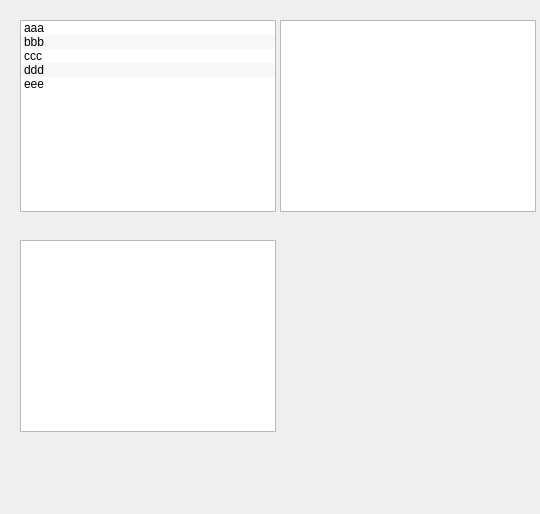
<?xml version="1.0" encoding="UTF-8"?>
<ui version="4.0">
 <class>Form2</class>
 <widget class="QWidget" name="Form2">
  <property name="geometry">
   <rect>
    <x>0</x>
    <y>0</y>
    <width>540</width>
    <height>514</height>
   </rect>
  </property>
  <property name="windowTitle">
   <string>Form</string>
  </property>
  <widget class="QListWidget" name="lw1">
   <property name="geometry">
    <rect>
     <x>20</x>
     <y>20</y>
     <width>256</width>
     <height>192</height>
    </rect>
   </property>
   <property name="dragDropMode">
    <enum>QAbstractItemView::DragDrop</enum>
   </property>
   <property name="defaultDropAction">
    <enum>Qt::MoveAction</enum>
   </property>
   <property name="alternatingRowColors">
    <bool>true</bool>
   </property>
   <property name="selectionMode">
    <enum>QAbstractItemView::ExtendedSelection</enum>
   </property>
   <item>
    <property name="text">
     <string>aaa</string>
    </property>
   </item>
   <item>
    <property name="text">
     <string>bbb</string>
    </property>
   </item>
   <item>
    <property name="text">
     <string>ccc</string>
    </property>
   </item>
   <item>
    <property name="text">
     <string>ddd</string>
    </property>
   </item>
   <item>
    <property name="text">
     <string>eee</string>
    </property>
   </item>
  </widget>
  <widget class="QListView" name="lv1">
   <property name="geometry">
    <rect>
     <x>20</x>
     <y>240</y>
     <width>256</width>
     <height>192</height>
    </rect>
   </property>
   <property name="dragEnabled">
    <bool>false</bool>
   </property>
   <property name="dragDropMode">
    <enum>QAbstractItemView::DragDrop</enum>
   </property>
   <property name="defaultDropAction">
    <enum>Qt::MoveAction</enum>
   </property>
   <property name="alternatingRowColors">
    <bool>true</bool>
   </property>
   <property name="selectionMode">
    <enum>QAbstractItemView::ExtendedSelection</enum>
   </property>
  </widget>
  <widget class="QListWidget" name="lw2">
   <property name="geometry">
    <rect>
     <x>280</x>
     <y>20</y>
     <width>256</width>
     <height>192</height>
    </rect>
   </property>
   <property name="dragDropMode">
    <enum>QAbstractItemView::DragDrop</enum>
   </property>
   <property name="alternatingRowColors">
    <bool>true</bool>
   </property>
   <property name="selectionMode">
    <enum>QAbstractItemView::ExtendedSelection</enum>
   </property>
  </widget>
 </widget>
 <resources/>
 <connections/>
</ui>
